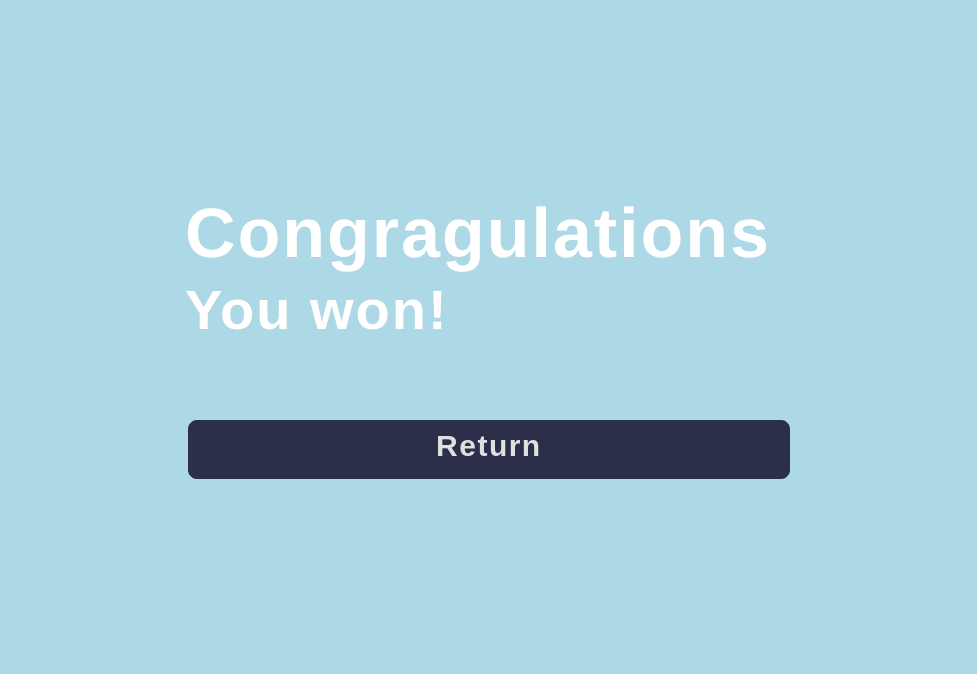
<?xml version="1.0" encoding="UTF-8"?>
<ui version="4.0">
 <class>winDialog</class>
 <widget class="QDialog" name="winDialog">
  <property name="geometry">
   <rect>
    <x>0</x>
    <y>0</y>
    <width>977</width>
    <height>674</height>
   </rect>
  </property>
  <property name="windowTitle">
   <string>Dialog</string>
  </property>
  <property name="styleSheet">
   <string notr="true">QDialog{
    background-color: lightblue;
    qproperty-alignment: 'AlignCenter';


}
QLabel{ 
font-size : 28px; 
font- color : white;
}</string>
  </property>
  <layout class="QGridLayout" name="gridLayout">
   <item row="1" column="1">
    <layout class="QVBoxLayout" name="verticalLayout">
     <item>
      <widget class="QLabel" name="label">
       <property name="styleSheet">
        <string notr="true">QLabel {
    color: #ffffff;
    background: transparent;
    font-size:  70px;         
    font-weight: 800;       
    letter-spacing: 2px;   
    font-family: &quot;Orbitron&quot;, &quot;Poppins&quot;, &quot;Segoe UI&quot;, &quot;Arial&quot;;
    qproperty-alignment: 'AlignCenter';
}</string>
       </property>
       <property name="text">
        <string>Congragulations </string>
       </property>
      </widget>
     </item>
     <item>
      <widget class="QLabel" name="label_2">
       <property name="styleSheet">
        <string notr="true">QLabel {
    color: #ffffff;
    background: transparent;
    font-size:  56px;         
    font-weight: 800;       
    letter-spacing: 2px;   
    font-family: &quot;Orbitron&quot;, &quot;Poppins&quot;, &quot;Segoe UI&quot;, &quot;Arial&quot;;
    qproperty-alignment: 'AlignCenter';
}</string>
       </property>
       <property name="text">
        <string>You won!</string>
       </property>
      </widget>
     </item>
     <item>
      <widget class="QLabel" name="label_3">
       <property name="styleSheet">
        <string notr="true">QLabel {
    color: #ffffff;
    background: transparent;
    font-size:  56px;         
    font-weight: 800;       
    letter-spacing: 2px;   
    font-family: &quot;Orbitron&quot;, &quot;Poppins&quot;, &quot;Segoe UI&quot;, &quot;Arial&quot;;
    qproperty-alignment: 'AlignCenter';
}</string>
       </property>
       <property name="text">
        <string/>
       </property>
      </widget>
     </item>
     <item>
      <widget class="QPushButton" name="pushButton">
       <property name="styleSheet">
        <string notr="true">QPushButton {
    color: #e0e0e0;
    background-color: #2b2f4a;         
    font-size: 30px;
    font-weight: 800;
    font-family: &quot;Orbitron&quot;, &quot;Poppins&quot;, &quot;Segoe UI&quot;, &quot;Arial&quot;;
    padding: 8px , 16px;
    border-radius: 12px;
    border: 3px solid lightblue;        
    letter-spacing: 1.5px;
}

QPushButton:hover {
    background-color: #3a3f5c;
    color: #ffffff;
    border: 2px solid #5ef1f3;
}

QPushButton:pressed {
    background-color: #22263b;
    padding-left: 16px;
    padding-top: 16px;
}</string>
       </property>
       <property name="text">
        <string>Return</string>
       </property>
      </widget>
     </item>
    </layout>
   </item>
   <item row="0" column="1">
    <spacer name="verticalSpacer_2">
     <property name="orientation">
      <enum>Qt::Orientation::Vertical</enum>
     </property>
     <property name="sizeHint" stdset="0">
      <size>
       <width>20</width>
       <height>40</height>
      </size>
     </property>
    </spacer>
   </item>
   <item row="2" column="1">
    <spacer name="verticalSpacer">
     <property name="orientation">
      <enum>Qt::Orientation::Vertical</enum>
     </property>
     <property name="sizeHint" stdset="0">
      <size>
       <width>20</width>
       <height>40</height>
      </size>
     </property>
    </spacer>
   </item>
   <item row="1" column="0">
    <spacer name="horizontalSpacer">
     <property name="orientation">
      <enum>Qt::Orientation::Horizontal</enum>
     </property>
     <property name="sizeHint" stdset="0">
      <size>
       <width>40</width>
       <height>20</height>
      </size>
     </property>
    </spacer>
   </item>
   <item row="1" column="2">
    <spacer name="horizontalSpacer_2">
     <property name="orientation">
      <enum>Qt::Orientation::Horizontal</enum>
     </property>
     <property name="sizeHint" stdset="0">
      <size>
       <width>40</width>
       <height>20</height>
      </size>
     </property>
    </spacer>
   </item>
  </layout>
 </widget>
 <resources/>
 <connections/>
</ui>
